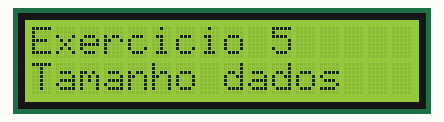
The sketch below on a simulated Arduino Uno, built with avr-gcc and run on an emulated ATmega328P. Shown: 16×2 character LCD. What the sketch prints to the serial monitor is not drawn.

Above: at 0.1 s.
At 2.1 s:
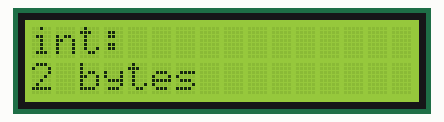
At 4.1 s:
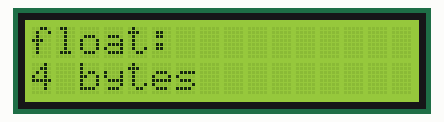
At 6.1 s:
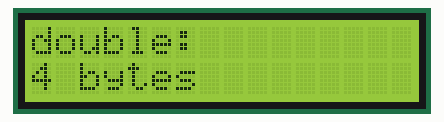
At 8.1 s:
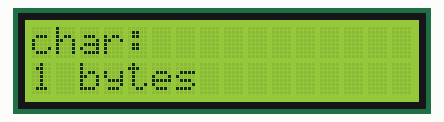

Measured:
- what the display in image 1 shows lasts 2.0 s, from 2.1 s to 4.1 s

The sketch:

Exercicio_5_Tamanhos_tipos_dados.ino
```cpp
#include <Arduino.h>
#include <LiquidCrystal.h>

// Define os pinos de conexão com o LCD
const int rs = 11;
const int en = 12;
const int d4 = 5;
const int d5 = 4;
const int d6 = 3;
const int d7 = 2;

// Inicializa o objeto LiquidCrystal com os pinos definidos
LiquidCrystal lcd(rs, en, d4, d5, d6, d7);

void setup() {
  // Inicializa a comunicação serial
  Serial.begin(9600);

  // Inicializa o LCD
  lcd.begin(16, 2); // Configura o LCD com 16 colunas e 2 linhas

  // Exibe "Exercicio 5" no LCD
  lcd.clear();
  lcd.setCursor(0, 0);
  lcd.print("Exercicio 5");
  lcd.setCursor(0, 1);
  lcd.print("Tamanho dados");
  delay(2000); // Aguarda 2 segundos para exibir o título

  // Imprime no monitor serial
  Serial.println("Exercicio 5: Tamanho dos Tipos de Dados");

  // Exibe e imprime o tamanho de int
  lcd.clear();
  lcd.setCursor(0, 0);
  lcd.print("int:");
  lcd.setCursor(0, 1);
  lcd.print(sizeof(int));
  lcd.print(" bytes");
  Serial.print("Tamanho de int: ");
  Serial.print(sizeof(int));
  Serial.println(" bytes");
  delay(2000);

  // Exibe e imprime o tamanho de float
  lcd.clear();
  lcd.setCursor(0, 0);
  lcd.print("float:");
  lcd.setCursor(0, 1);
  lcd.print(sizeof(float));
  lcd.print(" bytes");
  Serial.print("Tamanho de float: ");
  Serial.print(sizeof(float));
  Serial.println(" bytes");
  delay(2000);

  // Exibe e imprime o tamanho de double
  lcd.clear();
  lcd.setCursor(0, 0);
  lcd.print("double:");
  lcd.setCursor(0, 1);
  lcd.print(sizeof(double));
  lcd.print(" bytes");
  Serial.print("Tamanho de double: ");
  Serial.print(sizeof(double));
  Serial.println(" bytes");
  delay(2000);

  // Exibe e imprime o tamanho de char
  lcd.clear();
  lcd.setCursor(0, 0);
  lcd.print("char:");
  lcd.setCursor(0, 1);
  lcd.print(sizeof(char));
  lcd.print(" bytes");
  Serial.print("Tamanho de char: ");
  Serial.print(sizeof(char));
  Serial.println(" bytes");
  delay(2000);
}

void loop() {
  // Não é necessário repetir nada no loop
}
```
